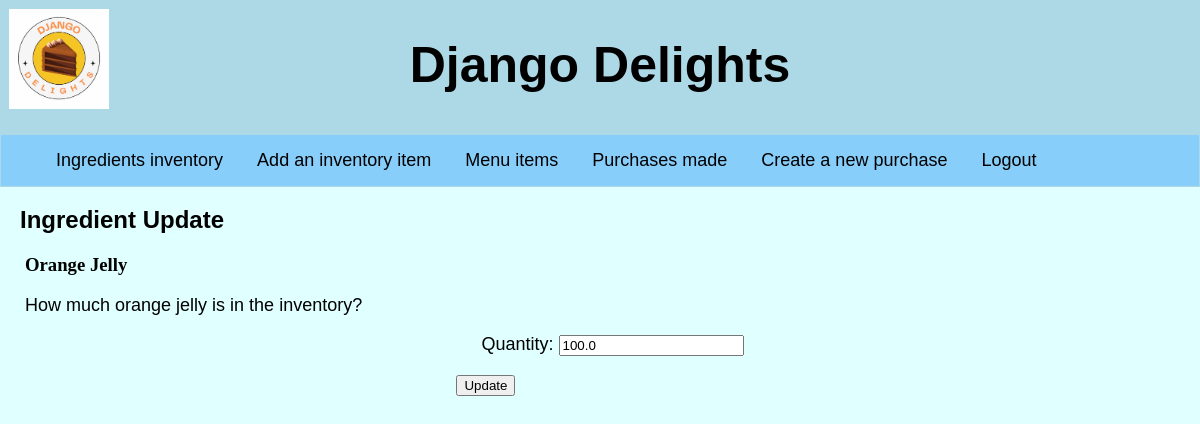
The page /inventory_update/2 (signed in) on the database as committed earlier.
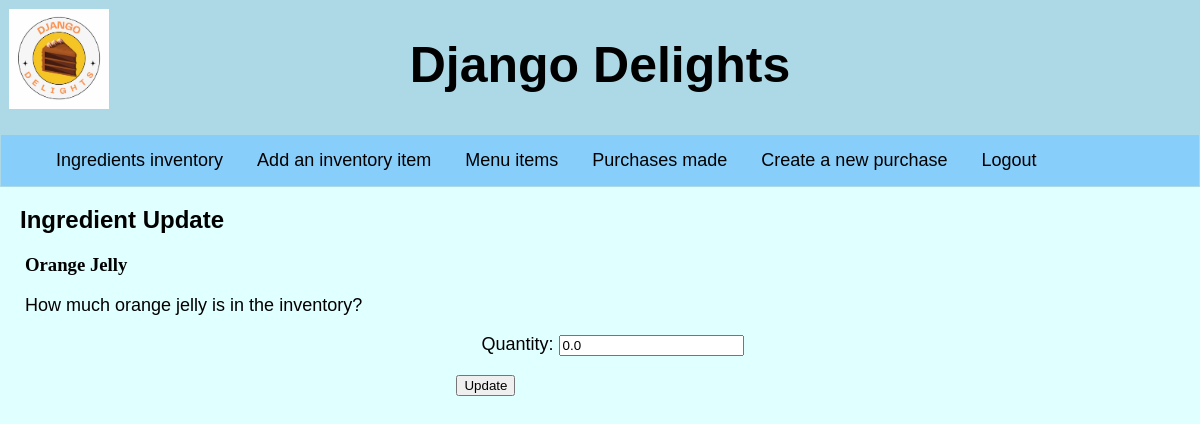
The same page on the database as committed later.
### inventory/models.py (models this page shows, shortened)
class Ingredient(models.Model):
    name = models.CharField(max_length=30)
    quantity = models.FloatField()
    price = models.FloatField()

### inventory/views.py (the view)
# urls.py: path("inventory_update/<pk>", views.InventoryUpdateView.as_view(), name="inventory_update"),
class InventoryUpdateView(LoginRequiredMixin,UpdateView):
    model = Ingredient
    fields = ["quantity"]
    template_name = "inventory/ingredient_update.html"
    success_url = reverse_lazy("inventory")

### inventory/templates/inventory/ingredient_update.html (shortened to what this page needs)
{% extends 'base.html' %}
{% block content %}
<h2>Ingredient Update</h2>
<h3>{{ingredient.name|title}}</h3>
<p>How much {{ingredient.name}} is in the inventory?</p>
<form method="post">
    {{form.as_p}}
    <input type="submit" value="Update">
</form>
{% endblock %}

Rows that differ between the two databases and show on the page:
changed Ingredient "Orange Jelly": quantity "100.0" → "0.0"
